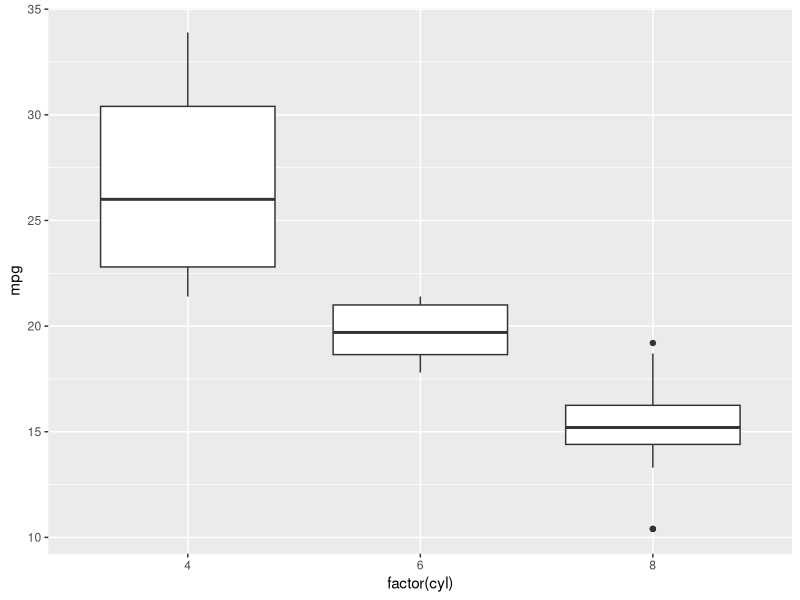
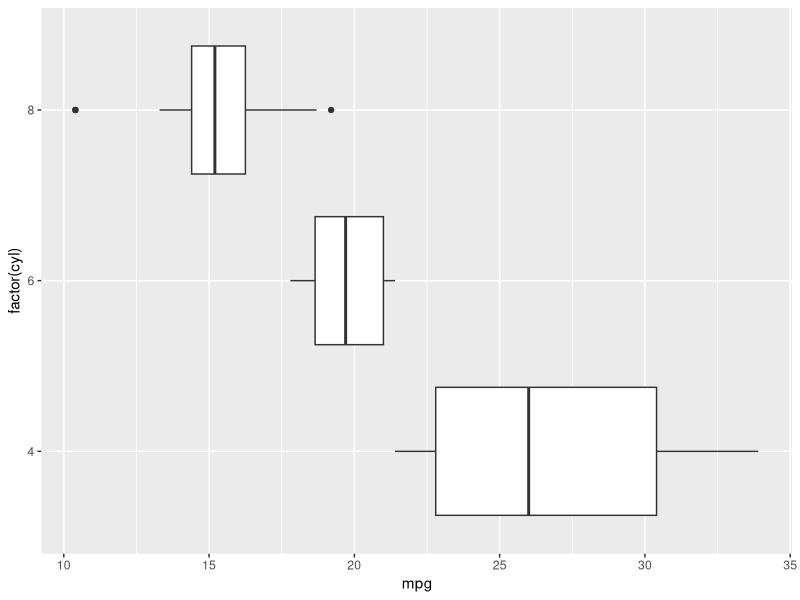
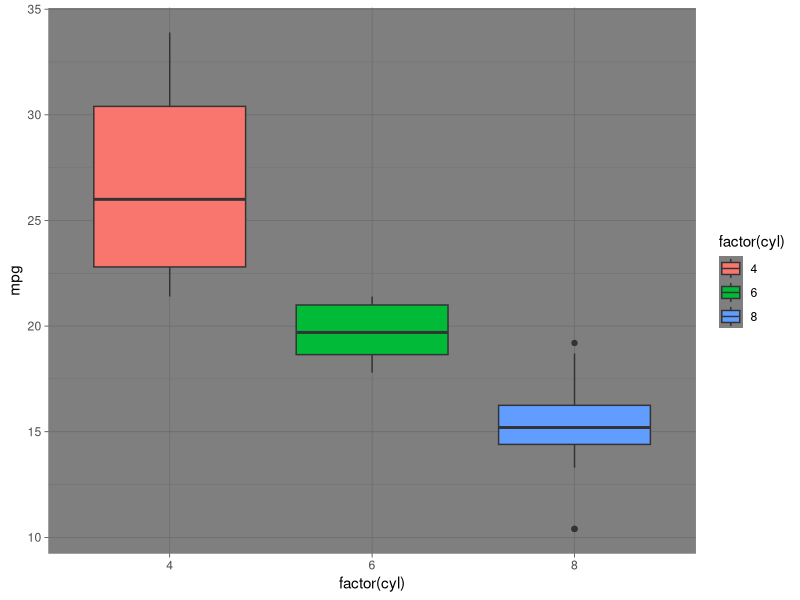

The R source for these figures, in order:
# box plot
# graphically depicting the groups of
# numerical data

library(ggplot2)
df <- mtcars

# DATA & Aesthetics
pl <- ggplot(df, aes(x=cyl, y=mpg)) ## Not good

# Mistakes: # Do not add too much to box plot since box plot itself delivers a lot of information
## Box plot on x-axis must be categorical
pl <- ggplot(df, aes(x=factor(cyl), y=mpg)) ## modified
print(pl+geom_boxplot())


# flipping the coordinate
print(pl+geom_boxplot() + coord_flip())

print(pl + geom_boxplot(aes(fill = factor(cyl)))+ theme_dark())


################ BOX PLOT INTERPRETATION #########################
# the bottom and the top of the box : 1st and 3rd quartiles
# band inside the box is median
# Ends of the whiskers: smallest and largest values within 1.5 × IQR 
# IQR =Q3−Q1(interquartile range)
# Outliers: points beyond Q1 - 1.5 x IQR or Q3 + 1.5 x IQR 
# Center of the Data[median]: where most data is concentrated.
# Spread of the Data: Longer boxes indicate more variability.
# Symmetry vs Skewness:If the median is closer to Q1 or Q3, the data is skewed.
# Outliers:  extreme values worth investigating.
# When comparing multiple box plots side-by-side, assess differences in medians, IQRs, and the presence of outliers
# Whiskers:
# whiskers are closer together, confirming lower variability.
# longer whiskers, showing a wider range of values within 1.5×IQR.
# Low Variability → Stability, reliability, or uniform conditions.
# High Variability → Diversity, inequality, or potential issues requiring further investigation.